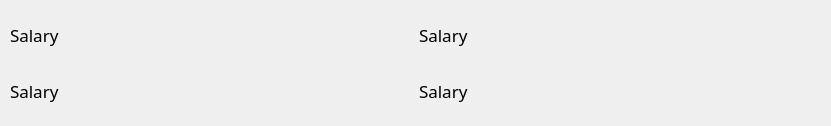
    <widget class="QWidget" name="gridLayoutWidget_2">
     <property name="geometry">
      <rect>
       <x>510</x>
       <y>620</y>
       <width>831</width>
       <height>126</height>
      </rect>
     </property>
     <layout class="QGridLayout" name="gridLayout_4">
      <property name="leftMargin">
       <number>10</number>
      </property>
      <property name="topMargin">
       <number>10</number>
      </property>
      <property name="rightMargin">
       <number>10</number>
      </property>
      <property name="bottomMargin">
       <number>10</number>
      </property>
      <item row="1" column="0">
       <widget class="QLabel" name="salary_label_10">
        <property name="sizePolicy">
         <sizepolicy hsizetype="Expanding" vsizetype="Preferred">
          <horstretch>0</horstretch>
          <verstretch>0</verstretch>
         </sizepolicy>
        </property>
        <property name="minimumSize">
         <size>
          <width>100</width>
          <height>50</height>
         </size>
        </property>
        <property name="font">
         <font>
          <family>Ubuntu Condensed</family>
          <pointsize>13</pointsize>
          <weight>50</weight>
          <bold>false</bold>
         </font>
        </property>
        <property name="text">
         <string>Salary</string>
        </property>
        <property name="alignment">
         <set>Qt::AlignLeading|Qt::AlignLeft|Qt::AlignVCenter</set>
        </property>
        <property name="wordWrap">
         <bool>false</bool>
        </property>
       </widget>
      </item>
      <item row="0" column="0">
       <widget class="QLabel" name="salary_label_11">
        <property name="sizePolicy">
         <sizepolicy hsizetype="Expanding" vsizetype="Preferred">
          <horstretch>0</horstretch>
          <verstretch>0</verstretch>
         </sizepolicy>
        </property>
        <property name="minimumSize">
         <size>
          <width>100</width>
          <height>50</height>
         </size>
        </property>
        <property name="font">
         <font>
          <family>Ubuntu Condensed</family>
          <pointsize>13</pointsize>
          <weight>50</weight>
          <bold>false</bold>
         </font>
        </property>
        <property name="text">
         <string>Salary</string>
        </property>
        <property name="alignment">
         <set>Qt::AlignLeading|Qt::AlignLeft|Qt::AlignVCenter</set>
        </property>
        <property name="wordWrap">
         <bool>false</bool>
        </property>
       </widget>
      </item>
      <item row="0" column="1">
       <widget class="QLabel" name="salary_label_9">
        <property name="sizePolicy">
         <sizepolicy hsizetype="Expanding" vsizetype="Preferred">
          <horstretch>0</horstretch>
          <verstretch>0</verstretch>
         </sizepolicy>
        </property>
        <property name="minimumSize">
         <size>
          <width>100</width>
          <height>50</height>
         </size>
        </property>
        <property name="font">
         <font>
          <family>Ubuntu Condensed</family>
          <pointsize>13</pointsize>
          <weight>50</weight>
          <bold>false</bold>
         </font>
        </property>
        <property name="text">
         <string>Salary</string>
        </property>
        <property name="alignment">
         <set>Qt::AlignLeading|Qt::AlignLeft|Qt::AlignVCenter</set>
        </property>
        <property name="wordWrap">
         <bool>false</bool>
        </property>
       </widget>
      </item>
      <item row="1" column="1">
       <widget class="QLabel" name="salary_label_7">
        <property name="sizePolicy">
         <sizepolicy hsizetype="Expanding" vsizetype="Preferred">
          <horstretch>0</horstretch>
          <verstretch>0</verstretch>
         </sizepolicy>
        </property>
        <property name="minimumSize">
         <size>
          <width>100</width>
          <height>50</height>
         </size>
        </property>
        <property name="font">
         <font>
          <family>Ubuntu Condensed</family>
          <pointsize>13</pointsize>
          <weight>50</weight>
          <bold>false</bold>
         </font>
        </property>
        <property name="text">
         <string>Salary</string>
        </property>
        <property name="alignment">
         <set>Qt::AlignLeading|Qt::AlignLeft|Qt::AlignVCenter</set>
        </property>
        <property name="wordWrap">
         <bool>false</bool>
        </property>
       </widget>
      </item>
     </layout>
    </widget>
